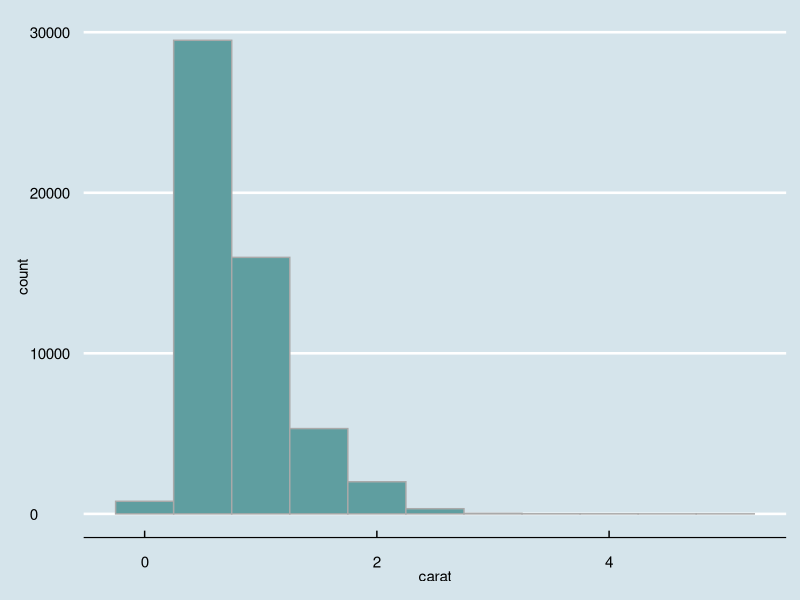
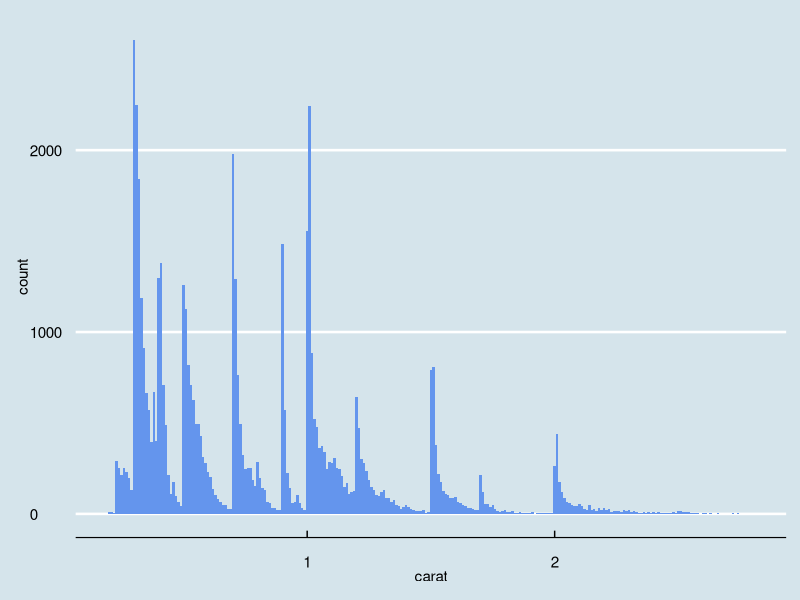
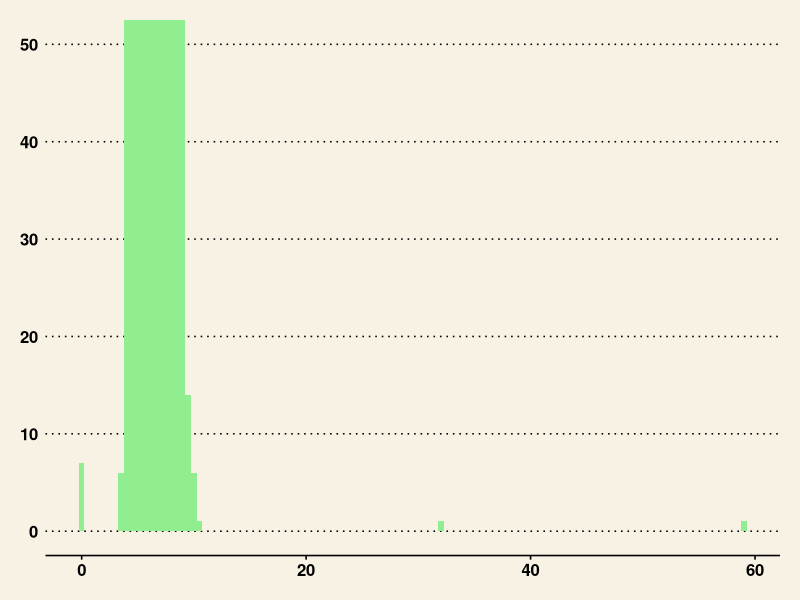

The R script that drew these images, in order:
## ---- chunk 1
knitr::opts_chunk$set(echo = TRUE, warning = FALSE, message = FALSE)
## ---- chunk 2
#| echo: false
suppressPackageStartupMessages(library(tidyverse))
library(ggthemes)
## ---- chunk 3
diamonds |> ggplot(aes(x = carat)) + 
  geom_histogram(binwidth = 0.5, col = 'darkgray', fill = 'cadetblue') +
  theme_economist() +
  scale_color_economist()
## ---- chunk 4
smaller<-diamonds |> filter(carat < 3)

smaller |> ggplot(aes(x = carat)) +
  geom_histogram(binwidth = 0.01, fill = "cornflowerblue") +
  theme_economist()
## ---- chunk 5
ggplot(diamonds, aes(x = y)) + 
  geom_histogram(binwidth = 0.5, fill = "lightgreen") +
  coord_cartesian(ylim = c(0, 50)) +
  theme_wsj()
